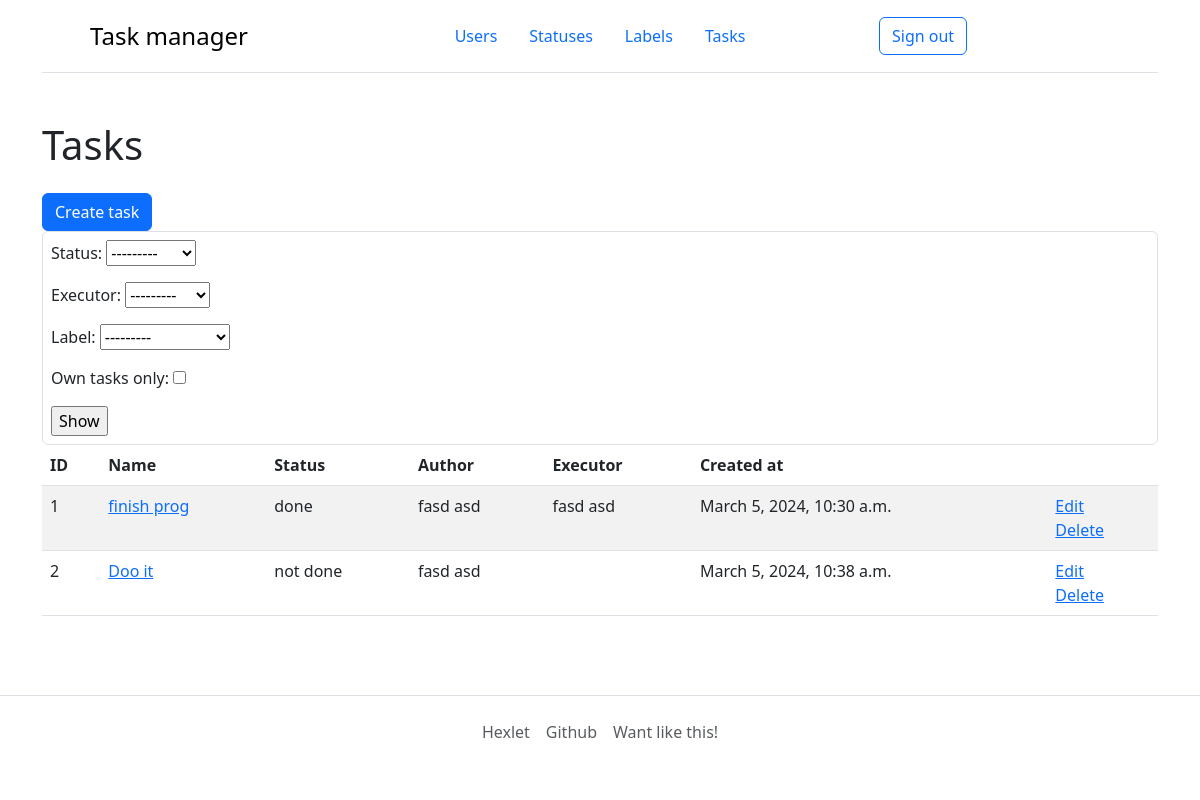
Page /tasks/ (signed in) on the committed database.
### task_manager/statuses/models.py (models this page shows)
class Status(models.Model):
    name = models.CharField(max_length=255, unique=True)
    created_at = models.DateTimeField(auto_now_add=True)
    def __str__(self):
        return self.name

### task_manager/labels/models.py (models this page shows)
class Label(models.Model):
    name = models.CharField(max_length=255,
                            unique=True)
    created_at = models.DateTimeField(auto_now_add=True)
    def __str__(self):
        return self.name

### task_manager/tasks/models.py (models this page shows)
class Task(models.Model):
    name = models.CharField(max_length=255, unique=True)
    description = models.TextField(blank=True)
    author = models.ForeignKey(User, on_delete=models.PROTECT)
    status = models.ForeignKey(Status, on_delete=models.PROTECT)
    label_set = models.ManyToManyField(Label, through='Membership')
    executor = models.ForeignKey(User, on_delete=models.PROTECT, null=True,
                                 blank=True, related_name='tasks_todo')
    created_at = models.DateTimeField(auto_now_add=True)

### task_manager/tasks/views.py (the view)
# urls.py: path('', TaskListView.as_view(), name='tasks_index'),
class TaskListView(LoginRequiredMixin, FilterView,
                   ListView):
    model = Task
    template_name = 'tasks/index.html'
    context_object_name = 'tasks'
    filterset_class = TaskFilter

### task_manager/users/models.py (called while the page is built)
def __str__(self):
    return self.get_full_name()

### task_manager/templates/tasks/index.html (shortened to what this page needs)
{% extends 'basement.html' %}
{% load django_bootstrap5 i18n %}
{% block content %}
<h1 class="my-4">{% trans 'Tasks' %}</h1>
<form action="{% url 'tasks_create' %}">
    {% trans 'Create task' as button_name %}
    {% bootstrap_button button_type='submit' content=button_name %}
</form>
<div class="text-start container border rounded p-2">
	<form class="form m-0" action="" method="get">
		{{ filter.form.as_p }}
		<input type="submit" name="filter" value="{% translate 'Show' %}">
	</form>
</div>
<table class="table table-striped">
    <thead>
        <tr>
            <th>ID</th>
            <th>{% trans 'Name' %}</th>
            <th>{% trans 'Status' %}</th>
            <th>{% trans 'Author' %}</th>
            <th>{% trans 'Executor' %}</th>
            <th>{% trans 'Created at' %}</th>
            <th></th>
        </tr>
    </thead>
    {% if tasks %}
    <tbody>
        {% for task in tasks %}
        <tr>
            <td>{{ task.pk }}</td>
            <td><a href="{% url 'tasks_detail' task.pk %}">{{ task.name }}</a></td>
            <td>{{ task.status.name }}</td>
            <td>{{ task.author.full_name }}</td>
            <td>{{ task.executor.full_name }}</td>
            <td>{{ task.created_at }}</td>
            <td>
                <a href="{% url 'tasks_update' task.pk %}">{% trans 'Edit' %}</a>
                <br>
                <a href="{% url 'tasks_delete' task.pk %}">{% trans 'Delete' %}</a>
            </td>
        </tr>
        {% endfor %}
    </tbody>
    {% endif %}
</table>
{% endblock %}

### rows in the picture
Task: pk "1", name "finish prog", status.name "done", author.full_name "fasd asd", executor.full_name "fasd asd", created_at "March 5, 2024, 10:30 a.m."
Task: pk "2", name "Doo it", status.name "not done", author.full_name "fasd asd", created_at "March 5, 2024, 10:38 a.m."

### other values in the picture
{{ title_ }} "Task manager"
